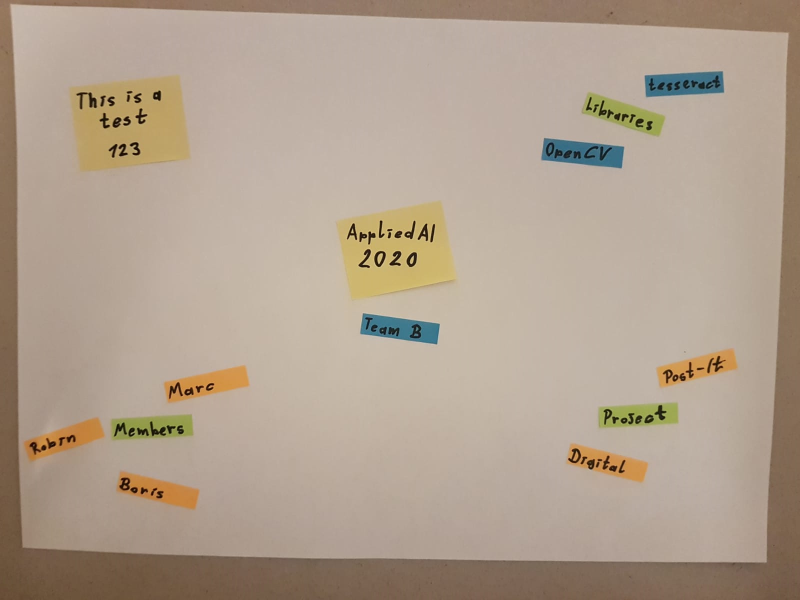
#> input picture test.png, 1600 x 1200 px (shown at 1/2 size)
$ python main.py
#> lines starting #> are read from the running program, lines starting #| are printed output that depends on the picture
from PIL import Image


def convert_image(file_path):
#> called with file_path = 'test.png'
    img = Image.open(file_path)
#> img is the input picture: PIL image 1600x1200 RGB; mean R, G, B 176.4, 159.7, 142.6
    factor = 128 / img.size[0] if abs(1 - (128 / img.size[0])) > abs(1 - (32 / img.size[1])) else 32 / img.size[1]
#> factor = 0.0267
    img = img.resize((int(img.size[0] * factor), int(img.size[1] * factor))).convert("L")
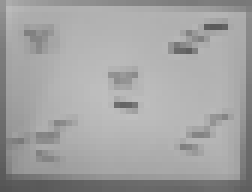
#> img: PIL image 42x32 L (shown 6 times larger); min 84, max 190, mean 162.8
    bg = Image.new('RGBA', (128, 32), (255, 255, 255, 255))
#> bg: PIL image 128x32 RGBA; every value is 255
    bg.paste(img, (0, 0))
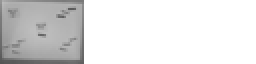
#> bg: PIL image 128x32 RGBA (shown 2 times larger); mean R, G, B, A 224.8, 224.8, 224.8, 255
    return bg


res = convert_image("test.png")
res.show()
# res.save("output.png")
